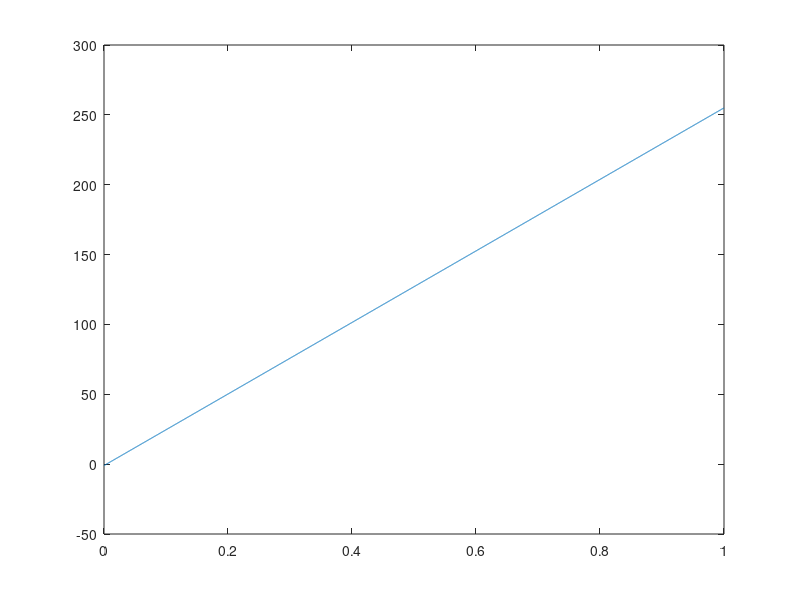

Write MATLAB code to recreate this figure.
clc;clear;
F1=1;%频率
Fs=2^12;%采样频率
P1=0;%初始相位
N=2^12;%采样点数
t=0:1/Fs:(N-1)/Fs;%采样时刻
ADC=2^7-1; %直流分量
A=2^7; %信号幅度

s=A*sawtooth(2*pi*F1*t+pi*P1/180)+ADC;

plot(t,s);

fild=fopen('saw_wave_4096x8.coe','wt');

fprintf(fild,'%s\n','MEMORT,MEMORY_INITIALIZATION_RADIX=10;');
fprintf(fild, '%s\n','MEMORY_INITIALIZATION_VECTOR='); 


s0=zeros(1,N);
for n=1:N
    s0(n)=round(s(n));
    if(s0(n)<0)
         s0(n)=0;
    end
    if(n==N)
        fprintf(fild, '%d',s0(n));      %数据写入
        fprintf(fild, '%s',';');        %最后一个数据使用分号结束
    else
         fprintf(fild, '%d',s0(n));      %数据写入
         fprintf(fild, '%s\n',',');      %逗号，换行
    end
end
fclose(fild);
